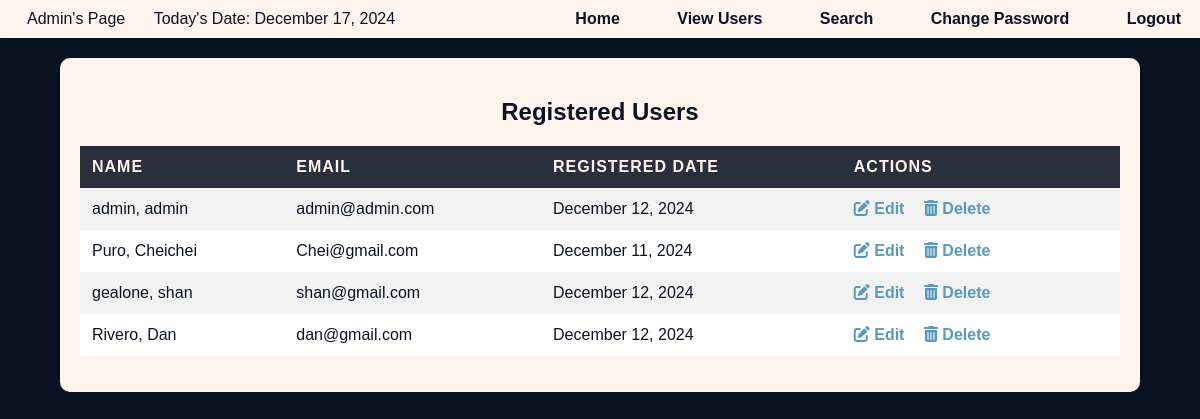
Page /register_view_users.php (signed in) on the committed database.
### tables this page shows
CREATE TABLE `users` (
  `user_id` mediumint(8) UNSIGNED NOT NULL,
  `fname` varchar(40) NOT NULL,
  `lname` varchar(40) NOT NULL,
  `email` varchar(50) NOT NULL,
  `psword` varchar(255) NOT NULL,
  `registration_date` datetime DEFAULT NULL,
  `user_level` tinyint(1) NOT NULL DEFAULT 0
);

### register_view_users.php (the view, shortened to what this page needs)
<!doctype html>
<html lang="en">
<head>
    <link rel="stylesheet" href="https://cdnjs.cloudflare.com/ajax/libs/font-awesome/6.5.2/css/all.min.css">
    <link rel="stylesheet" href="style.css">
</head>
<body>
    <br>
    <?php include('navigation_admins.php'); ?>
    <div id="container">
        <div id="content">
            <h2>Registered Users</h2>
            <p>
                <?php
                    require("mysqli_connect.php");
                    $q = "SELECT fname, lname, email,
                    DATE_FORMAT(registration_date,'%M %d, %Y') AS regdat, user_id FROM users ORDER BY user_id ASC";
                    $result = @mysqli_query($dbc, $q);
                    if($result) {
                        echo '<table><tr><th>Name</th><th>Email</th><th>Registered Date</th><th>Actions</th></tr>';
                        while($row = mysqli_fetch_array($result, MYSQLI_ASSOC)){
                            echo '<tr>
                                    <td>'.$row['lname'].', '.$row['fname'].'</td>
                                    <td>'.$row['email'].'</td>
                                    <td>'.$row['regdat'].'</td>
                                    <td>
                                        <a href="edit_user.php?id='.$row["user_id"].'"><i class="fa-solid fa-pen-to-square"></i> Edit</a>
                                        <a href="delete_user.php?id='.$row["user_id"].'"><i class="fa-solid fa-trash-can"></i> Delete</a>
                                    </td>
                                  </tr>';
                        }
                        echo '</table>';
                    } else {
                        echo '<p class="error">The current users could not be retrieved. Contact the admin administrators.</p>';
                    }
                ?>
            </p>
        </div>
    </div>
</body>
</html>

### navigation_admins.php
<link rel="stylesheet" href="style.css">
<div id="nav">
    <ul class="left">
        <li>  Admin's Page </li>
        <li>Today's Date: <?php echo date("F j, Y"); ?></li>
    </ul>
    <ul class="right">
    <li> <a href="admins_page.php" title="Page 0"> Home</a> </li>
    <li> <a href="register_view_users.php" title="Page 5"> View Users</a> </li>
    <li> <a href="search.php" title="Page 6"> Search</a> </li>
    <li> <a href="change_pass.php" title="Page 6"> Change Password</a> </li>
    <li> <a href="logout.php" title="Page 6"> Logout</a> </li>
    </ul>
</div>

### style.css (style rules this page uses)
body { font-family: Arial, sans-serif; background-color: #0a1324; margin: 0; padding: 0; width: 100%; height: 100%; box-sizing: border-box; }
h2 { color: #FFF5EE; }
#nav { display: flex; justify-content: space-between; background-color: #FFF5EE; padding: 10px 20px; box-shadow: 0 4px 10px rgba(0, 0, 0, 0.1); position: fixed; top: 0; width: 100%; z-index: 1000; border-radius: 0; }
#nav ul { display: inline-block; padding: 0; margin: 0; list-style: none; }
#nav ul li { display: inline; margin-right: 10px; font-family: Bahnschrift, 'Arial', sans-serif; font-weight: semi-bold; color: #0a1324; padding: 7px 7px; background-color: #FFF5EE; border-radius: 5px; text-decoration: none; }
#nav ul li a { text-decoration: none; font-family: Bahnschrift, 'Arial', sans-serif; font-weight: semi-bold; color: #0a1324; padding: 7px 7px; background-color: #FFF5EE; border-radius: 5px; }
#nav ul.right { text-align: right; }
table { width: 100%; border-collapse: collapse; margin-top: 20px; background-color: white; }
th, td { padding: 12px; text-align: left; color: #0a1324; font-family: Arial, sans-serif; }
th { background-color: #2a2f3b; color: #FFF5EE; text-transform: uppercase; letter-spacing: 1px; }
tr:nth-child(even) { background-color: #f2f2f2; }
a { text-decoration: none; color: #5999bf; margin-right: 15px; font-weight: bold; transition: color 0.3s ease; }
#content { background-color: #FFF5EE; padding: 20px; border-radius: 10px; box-shadow: 0 4px 10px rgba(0, 0, 0, 0.1); margin: 20px 0; }
#content h2 { font-family: Bahnschrift, Arial, sans-serif; color: #0a1324; font-size: 24px; text-align: center; margin-bottom: 20px; }
body { font-family: Arial, sans-serif; background-color: #0a1324; margin: 0; padding: 0; }
#container { width: 90%; max-width: 1200px; margin: 0 auto; padding: 20px; }

### rows in the picture
users: lname "admin", fname "admin", email "admin@admin.com", regdat "December 12, 2024"
users: lname "Puro", fname "Cheichei", email "Chei@gmail.com", regdat "December 11, 2024"
users: lname "gealone", fname "shan", email "shan@gmail.com", regdat "December 12, 2024"
users: lname "Rivero", fname "Dan", email "dan@gmail.com", regdat "December 12, 2024"
